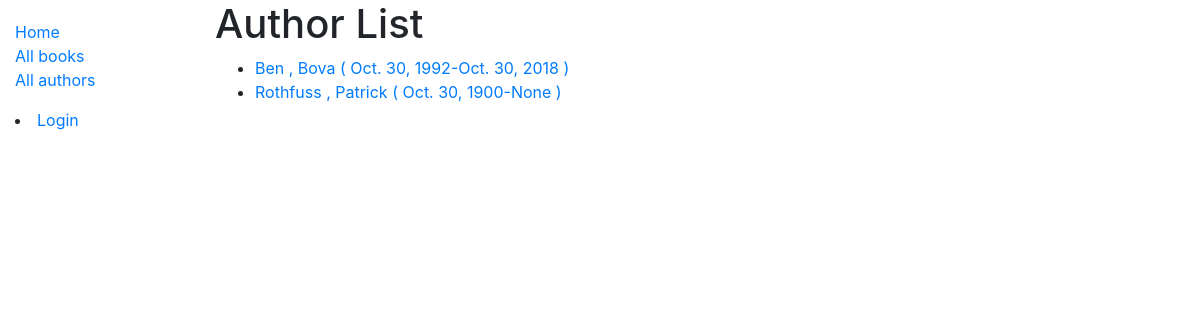
Screenshot of /catalog/authors/ with the database file from the repository.
### catalog/models.py (models this page shows, shortened)
class Author(models.Model):
    first_name = models.CharField(max_length=100)
    last_name = models.CharField(max_length=100)
    date_of_birth = models.DateField(null=True, blank=True)
    date_of_death = models.DateField('Died', null=True, blank=True)
    class Meta:
        ordering = ['last_name', 'first_name']
    def get_absolute_url(self):
        return reverse('author-detail', args=[str(self.id)])

### catalog/views.py (the view)
# urls.py: path('authors/', views.AuthorListView.as_view(), name='authors'),
class AuthorListView(generic.ListView):
    model = Author

### catalog/templates/catalog/author_list.html (shortened to what this page needs)
{% extends "base_generic.html" %}
{% block content %}
  <h1>Author List</h1>
  {% if author_list %}
  <ul>
    {% for author in author_list %}
      <li>
        <a href="{{ author.get_absolute_url }}">{{ author.first_name}} , {{ author.last_name}} ( {{author.date_of_birth}}-{{author.date_of_death}} ) </a>
      </li>
    {% endfor %}
  </ul>
  {% else %}
    <p>There are no Authors in the library.</p>
  {% endif %}
{% endblock %}

### rows the page displays
Author: first_name "Ben", last_name "Bova", date_of_birth "Oct. 30, 1992", date_of_death "Oct. 30, 2018"
Author: first_name "Rothfuss", last_name "Patrick", date_of_birth "Oct. 30, 1900", date_of_death "None"
